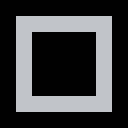

This game map was drawn from its Tiled (.tmx) file and the tilesets committed beside it. A one-line description and the full map source follow:
An orthogonal 8x8 tile map with 16x16 px tiles, 1 tile layer (Tile Layer 1).

<map version="1.0" orientation="orthogonal" renderorder="left-up" width="8" height="8" tilewidth="16" tileheight="16" nextobjectid="1">
 <tileset firstgid="1" source="Default.tsx" />
 <layer name="Tile Layer 1" width="8" height="8">
  <data encoding="csv">
0,0,0,0,0,0,0,0,
0,5,5,5,5,5,5,0,
0,5,0,0,0,0,5,0,
0,5,0,0,0,0,5,0,
0,5,0,0,0,0,5,0,
0,5,0,0,0,0,5,0,
0,5,5,5,5,5,5,0,
0,0,0,0,0,0,0,0
</data>
 </layer>
</map>
